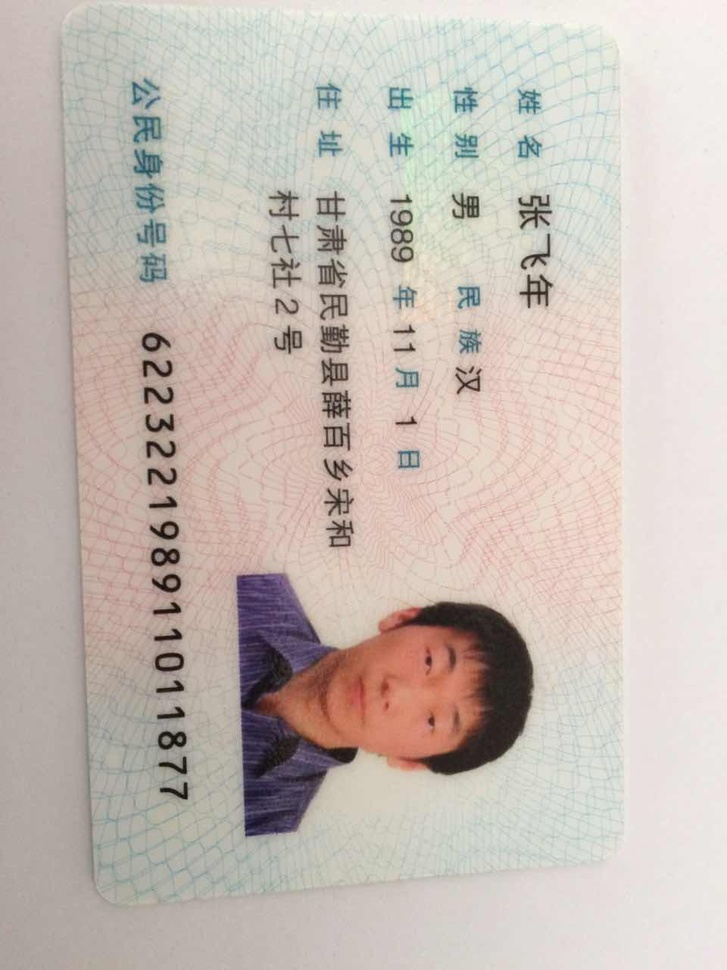
#> input picture Python/MT/sfz1.jpg, 727 x 970 px, shrunk from 960 x 1280 before the run
$ python imageHandle.py
#> lines starting #> are read from the running program, lines starting #| are printed output that depends on the picture; after the words box and inside, x2 and y2 are one past the last pixel; in counts of white or black regions, pixels touching at a corner belong together
import pytesseract
from PIL import Image

img = Image.open('../sfz1.jpg')
#> img is the input picture: PIL image 727x970 RGB; mean R, G, B 198.8, 188.2, 181.2
img = img.rotate(90)
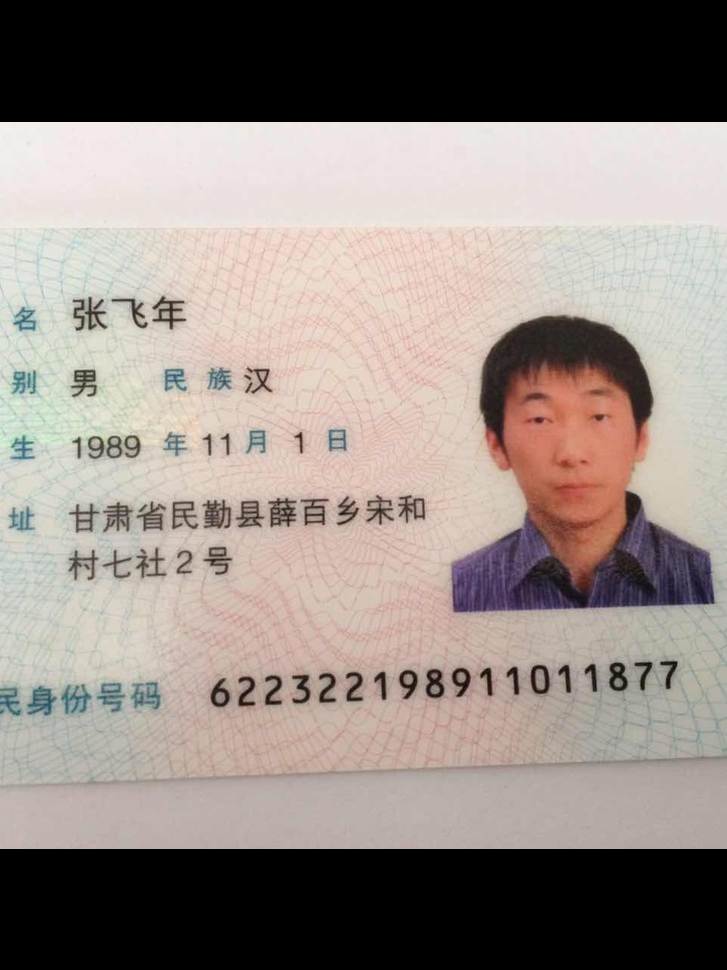
#> img: PIL image 727x970 RGB; mean R, G, B 146.9, 136.7, 131.1
gray = img.convert('L')
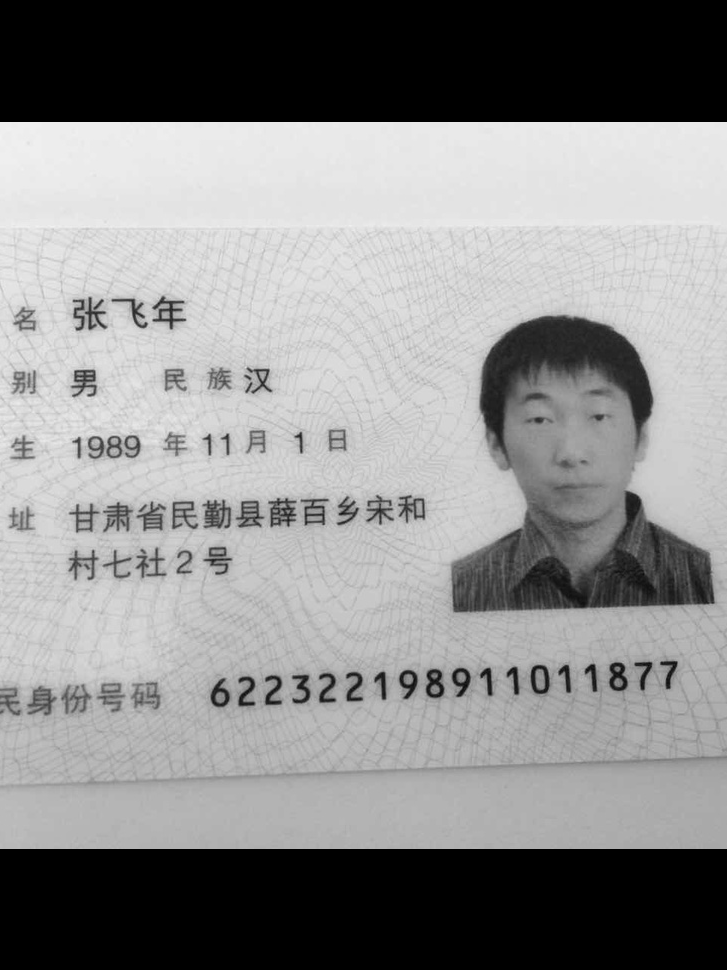
#> gray: PIL image 727x970 L; min 0, max 242, mean 139.1
gray.save('captcha_gray.jpg')
# print('width %s height %s ' % (gray.width, gray.height))
# box = (280, 600, 1400, 900)
# gray = gray.crop(box)
bw = gray.point(lambda z: 0 if z < 125 else 255, '1')
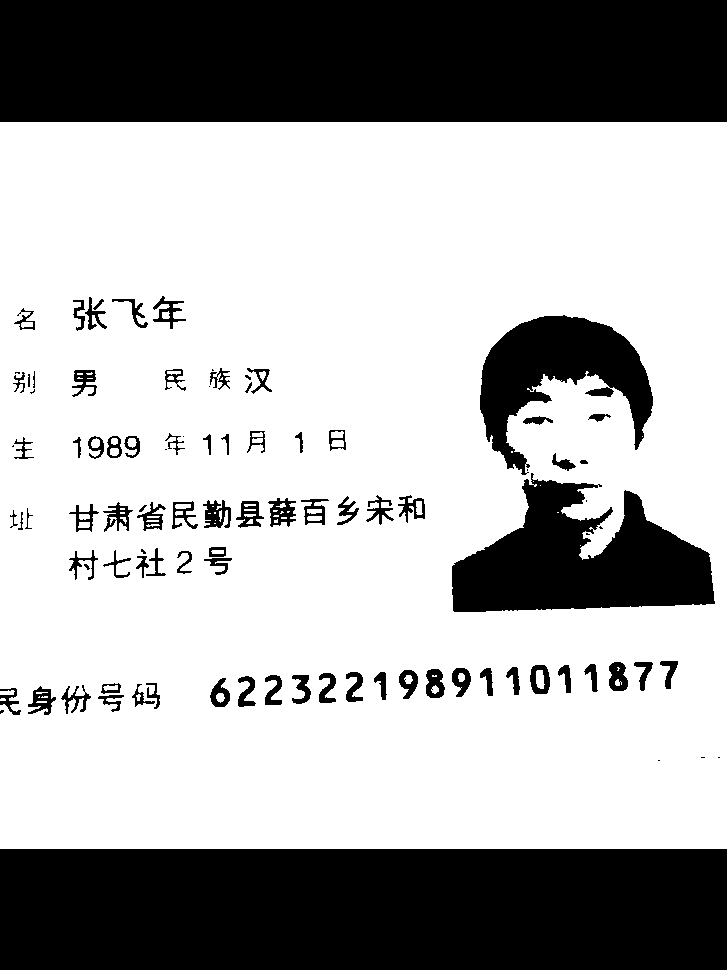
#> bw: PIL image 727x970 1; 67.9% white; 98 black regions (18 under 20 px), largest, box (x1, y1, x2, y2) and area: (0, 0, 727, 122) 88694, (0, 849, 727, 970) 87967, (452, 473, 715, 612) 21638
bw.save('captcha_thresholded.jpg')

#> (the run stopped early here; a loop or call above may not have finished)
